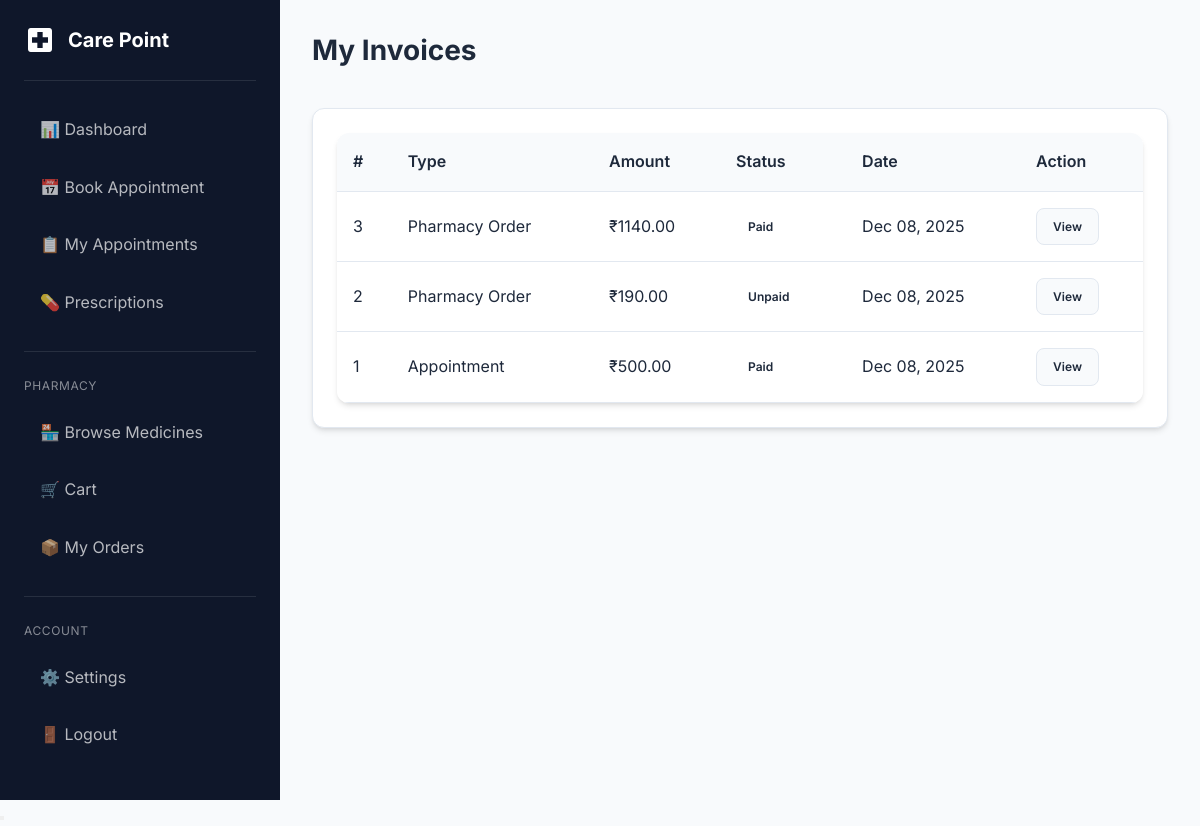
The page /billing/invoices/ (signed in) on the database its author committed.
### billing/models.py (models this page shows, shortened)
class Invoice(models.Model):
    class InvoiceType(models.TextChoices):
        APPOINTMENT = 'appointment', 'Appointment'
        PHARMACY = 'pharmacy', 'Pharmacy Order'
    class Status(models.TextChoices):
        UNPAID = 'unpaid', 'Unpaid'
        PAID = 'paid', 'Paid'
        REFUNDED = 'refunded', 'Refunded'
        FAILED = 'failed', 'Failed'
    patient = models.ForeignKey(
        'patients.PatientProfile',
        on_delete=models.CASCADE,
        related_name='invoices'
    )
    invoice_type = models.CharField(
        max_length=20,
        choices=InvoiceType.choices
    )
    appointment = models.ForeignKey(
        'appointments.Appointment',
        on_delete=models.SET_NULL,
        null=True,
        blank=True,
        related_name='invoices'
    )
    pharmacy_order = models.ForeignKey(
        'pharmacy.PharmacyOrder',
        on_delete=models.SET_NULL,
        null=True,
        blank=True,
        related_name='invoices'
    )
    amount = models.DecimalField(max_digits=10, decimal_places=2)
    status = models.CharField(
        max_length=20,
        choices=Status.choices,
        default=Status.UNPAID
    )
    razorpay_order_id = models.CharField(max_length=100, blank=True, null=True)
    razorpay_payment_id = models.CharField(max_length=100, blank=True, null=True)
    razorpay_signature = models.CharField(max_length=200, blank=True, null=True)
    paid_at = models.DateTimeField(null=True, blank=True)
    created_at = models.DateTimeField(auto_now_add=True)
    updated_at = models.DateTimeField(auto_now=True)
    class Meta:
        ordering = ['-created_at']

### billing/views.py (the view)
# urls.py: path('invoices/', views.invoice_list, name='invoice_list'),
@patient_required
def invoice_list(request):
    patient = request.user.patient_profile
    invoices = Invoice.objects.filter(patient=patient).order_by('-created_at')
    context = {
        'invoices': invoices,
    }
    return render(request, 'billing/invoice_list.html', context)

### accounts/models.py (called while the page is built)
    @property
    def is_patient(self):
        return self.role == self.Role.PATIENT

    @property
    def is_admin_user(self):
        return self.role == self.Role.ADMIN or self.is_superuser

### templates/billing/invoice_list.html (shortened to what this page needs)
{% extends 'base.html' %}
{% load static %}
{% block extra_css %}
        <link rel="stylesheet" href="{% static 'css/style.css' %}">
    {% endblock %}
{% block content %}
<div class="dashboard-layout">
    {% include 'includes/sidebar.html' %}
    <main class="main-content">
        <div class="page-header"><h1 class="page-title">My Invoices</h1></div>
        <div class="card">
            <div class="card-body">
                {% if invoices %}
                <div class="table-container">
                    <table>
                        <thead><tr><th>#</th><th>Type</th><th>Amount</th><th>Status</th><th>Date</th><th>Action</th></tr></thead>
                        <tbody>
                            {% for inv in invoices %}
                            <tr>
                                <td>{{ inv.pk }}</td>
                                <td>{{ inv.get_invoice_type_display }}</td>
                                <td>₹{{ inv.amount }}</td>
                                <td><span class="badge badge-{{ inv.status }}">{{ inv.get_status_display }}</span></td>
                                <td>{{ inv.created_at|date:"M d, Y" }}</td>
                                <td><a href="{% url 'billing:invoice_detail' inv.pk %}" class="btn btn-sm btn-secondary">View</a></td>
                            </tr>
                            {% endfor %}
                        </tbody>
                    </table>
                </div>
                {% else %}
                <div class="empty-state"><p>No invoices yet</p></div>
                {% endif %}
            </div>
        </div>
    </main>
</div>
{% endblock %}

### static/css/style.css (style rules this page uses)
:root { --primary-color: #2563eb; --primary-dark: #1d4ed8; --primary-light: #3b82f6; --secondary-color: #0891b2; --accent-color: #06b6d4; --success-color: #10b981; --warning-color: #f59e0b; --danger-color: #ef4444; --info-color: #6366f1; --bg-primary: #f8fafc; --bg-secondary: #ffffff; --bg-dark: #1e293b; --bg-darker: #0f172a; --text-primary: #1e293b; --text-secondary: #64748b; --text-light: #94a3b8; --text-white: #ffffff; --border-color: #e2e8f0; --shadow-sm: 0 1px 2px 0 rgb(0 0 0 / 0.05); --shadow-md: 0 4px 6px -1px rgb(0 0 0 / 0.1), 0 2px 4px -2px rgb(0 0 0 / 0.1); --shadow-lg: 0 10px 15px -3px rgb(0 0 0 / 0.1), 0 4px 6px -4px rgb(0 0 0 / 0.1); --shadow-xl: 0 20px 25px -5px rgb(0 0 0 / 0.1), 0 8px 10px -6px rgb(0 0 0 / 0.1); --radius-sm: 0.375rem; --radius-md: 0.5rem; --radius-lg: 0.75rem; --radius-xl: 1rem; --transition: all 0.3s ease; }
* { margin: 0; padding: 0; box-sizing: border-box; }
body { font-family: 'Inter', -apple-system, BlinkMacSystemFont, 'Segoe UI', Roboto, sans-serif; background-color: var(--bg-primary); color: var(--text-primary); line-height: 1.6; }
h1, h2, h3, h4, h5, h6 { font-weight: 600; line-height: 1.3; margin-bottom: 0.5rem; }
h1 { font-size: 2.25rem; }
a { color: var(--primary-color); text-decoration: none; transition: var(--transition); }
.btn { display: inline-flex; align-items: center; justify-content: center; gap: 0.5rem; padding: 0.75rem 1.5rem; font-size: 0.875rem; font-weight: 600; border-radius: var(--radius-md); border: none; cursor: pointer; transition: var(--transition); text-decoration: none; }
.btn-secondary { background: var(--bg-primary); color: var(--text-primary); border: 1px solid var(--border-color); }
.btn-sm { padding: 0.5rem 1rem; font-size: 0.75rem; }
.card { background: var(--bg-secondary); border-radius: var(--radius-lg); box-shadow: var(--shadow-md); border: 1px solid var(--border-color); overflow: hidden; transition: var(--transition); }
.card-body { padding: 1.5rem; }
.table-container { overflow-x: auto; border-radius: var(--radius-lg); box-shadow: var(--shadow-md); }
table { width: 100%; border-collapse: collapse; background: var(--bg-secondary); }
th, td { padding: 1rem; text-align: left; border-bottom: 1px solid var(--border-color); }
th { background: var(--bg-primary); font-weight: 600; color: var(--text-primary); white-space: nowrap; }
.badge { display: inline-flex; align-items: center; padding: 0.25rem 0.75rem; font-size: 0.75rem; font-weight: 600; border-radius: 9999px; text-transform: capitalize; }
.dashboard-layout { display: flex; min-height: 100vh; }
.main-content { flex: 1; margin-left: 280px; padding: 2rem; }
.page-header { display: flex; justify-content: space-between; align-items: center; margin-bottom: 2rem; }
.page-title { font-size: 1.75rem; font-weight: 700; }

### rows shown on the page
Invoice: pk "3", invoice_type "Pharmacy Order", amount "1140.00", status "Paid", created_at "Dec 08, 2025"
Invoice: pk "2", invoice_type "Pharmacy Order", amount "190.00", status "Unpaid", created_at "Dec 08, 2025"
Invoice: pk "1", invoice_type "Appointment", amount "500.00", status "Paid", created_at "Dec 08, 2025"
